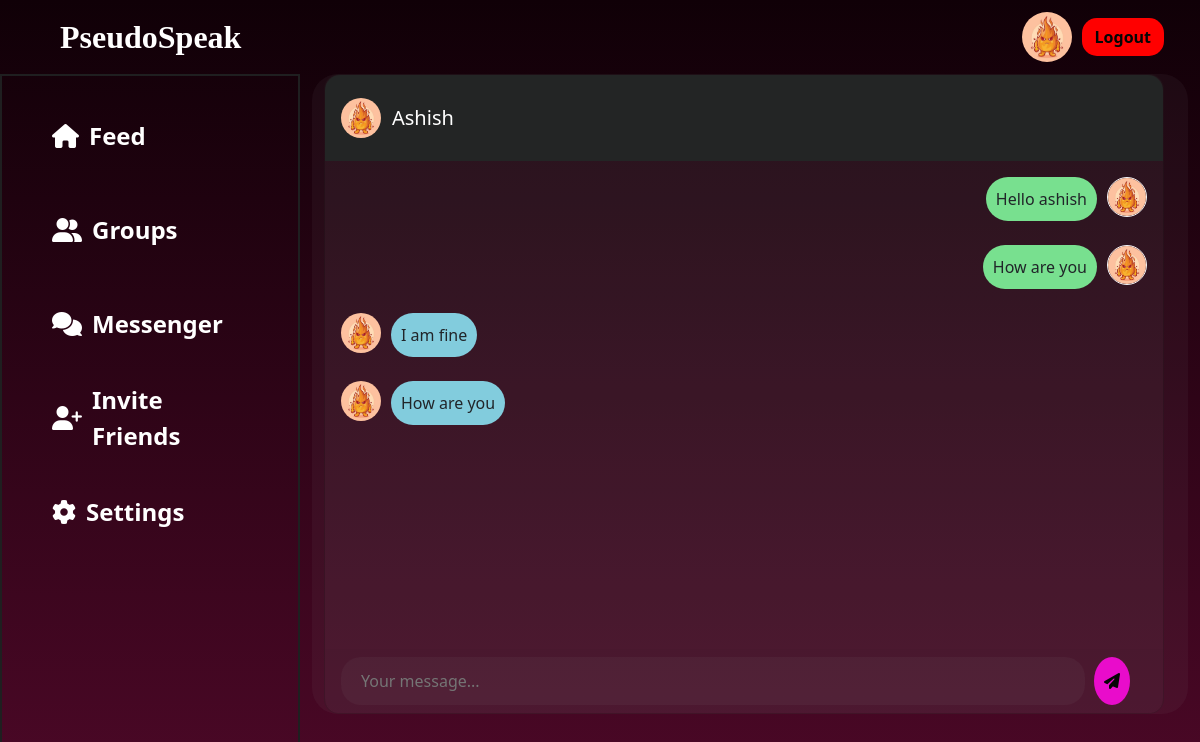
/messenger/24/ (signed in), run on the app's committed database.
### main/models.py (models this page shows, shortened)
class Profile(models.Model):
    user=models.OneToOneField(User,null=True,on_delete=models.CASCADE)
    blocked_user=models.ManyToManyField(User,related_name="block_users",blank=True)
    profile_img=models.ImageField(null=True,blank=True,upload_to='images/')
    bio=models.CharField(null=True,max_length=51)
    follow=models.ManyToManyField(User,related_name='follow',blank=True)
    following=models.ManyToManyField(User,related_name='following',blank=True)

### conversation/models.py (models this page shows, shortened)
class ConversationMessage(models.Model):
    conversation = models.ForeignKey(Conversation, related_name='messages', on_delete=models.CASCADE)
    content = models.TextField()
    created_at = models.DateTimeField(auto_now_add=True)
    created_by = models.ForeignKey(User, related_name='created_messages', on_delete=models.CASCADE)
    class Meta:
        ordering = ('created_at',)
    def decrypt_message(self):  # Replace with your actual secret key
        try:
            message_decrypted=f.decrypt(self.content)
            message_decoded=message_decrypted.decode('utf-8')
            return message_decoded
        except Exception as e:
            print(f"InvalidToken exception: {e.__cause__}")
            return "Invalid decryption token"

### main/views.py (the view)
# urls.py: path("messenger/<int:conversation_id>/",views.conversation,name='conversation')
@login_required(login_url="login_or_signup_view")
def conversation(request, conversation_id):
    conversation = Conversation.objects.filter(members=request.user).get(
        pk=conversation_id
    )
    conversation_message = ConversationMessage.objects.filter(conversation=conversation)
    return render(
        request,
        "conversation/conversation.html",
        {"conversation": conversation, "conversation_messages": conversation_message},
    )

### conversation/templates/conversation/conversation.html (shortened to what this page needs)
{% load static %}
<!DOCTYPE html>
<html lang="en">
  <head>
    <link
      href="https://cdn.jsdelivr.net/npm/bootstrap@5.3.1/dist/css/bootstrap.min.css"
      rel="stylesheet"
    />
    <link rel="stylesheet" href="{% static 'main/css/index.css' %}" />
  </head>
  <body>
    <nav class="navbar navbar-expand bg-body-tertiary">
      <div class="container-fluid">
        <a class="navbar-brand ms-5 nav-logo" href="{% url 'index' %}"
          >PseudoSpeak</a
        >
        <div class="collapse navbar-collapse" id="navbarSupportedContent">
          {% if user.is_authenticated %}
          <img
            id="profile_img_navbar"
            src="{{ user.profile.profile_img.url }}"
            alt=""
            style="
              width: 50px;
              height: 50px;
              border-radius: 50%;
              margin-right: 10px;
            "
          />
          <a href="{% url 'logout' %}" class="btn signbtn me-4">Logout</a>
          {% else %}
          <a href="{% url 'login_or_signup_view' %}" class="btn signbtn me-4"
            >Sign in</a
          >
          {% endif %}
        </div>
      </div>
    </nav>
    <div class="container-fluid">
      <div class="row content-1">
        <div class="col-3 content-1a res2 sidebar" id="sidebar">
          <ul>
            <li class="active">
              <i class="fa-solid fa-house"></i
              ><a href="{% url 'index' %}">Feed</a>
            </li>
            <li>
              <i class="fa-solid fa-user-group"></i
              ><a href="{% url 'rooms' name='recommended' %}">Groups</a>
            </li>
            <li>
              <i class="fa-solid fa-comments"></i
              ><a href="{% url 'messenger' %}">Messenger</a>
            </li>
            <li><i class="fa-solid fa-user-plus"></i>Invite Friends</li>
            <li>
              <i class="fa-solid fa-gear"></i
              ><a href="{% url 'settings' %}">Settings</a>
            </li>
          </ul>
        </div>
        <div class="col-9 chat-container">
          <div class="card">
            {% for m in conversation.members.all %}
            {% if m != request.user%}
            <div class="card-header msg_head">
              <div class="d-flex bd-highlight">
                <div class="img_cont">
                  <a href="{% url 'dashboard' profileId=m.username %}">
                  <img src="{{m.profile.profile_img.url}}" style="width: 40px" />
                </a>
                </div>
                <div class="user_info">
                  <span>{{m.username}}</span>
                </div>
              </div>
            </div>
            {% endif %}
          {% endfor %}
            <div class="card-body msg_card_body">
              {% for message in conversation_messages %}
                {% if message.created_by != request.user %}
              <div class="d-flex justify-content-start mb-4">
                <div class="img_cont_msg">
                  <img src="{{ message.created_by.profile.profile_img.url }}" />
                </div>
                <div class="msg_cotainer">{{ message.decrypt_message }}</div>
              </div>
              {% else %}
              <div class="d-flex justify-content-end mb-4">
                <div class="msg_cotainer_send">{{ message.decrypt_message }}</div>
                <div class="img_cont_msg">
                  <img
                    src="{{ message.created_by.profile.profile_img.url }}"
                    class="rounded-circle user_img_msg"
                  />
                </div>
              </div>
              {% endif %}
            {% endfor %}
            </div>
            <div class="card-footer">
              <div class="input-group">
                  <input
                    type="text"
                    class="message-input-1"
                    placeholder="Your message..."/>
                  <button class="msg-button-1"><i class="fa-solid fa-paper-plane"></i></button>
              </div>
            </div>
          </div>
        </div>
      </div>
    </div>
  </body>
</html>

### main/static/main/css/index.css (style rules this page uses)
body { background: linear-gradient(to bottom, #100007, #4c0827); color: white; overflow: hidden; }
.nav-logo { color: white; font-size: xx-large; font-weight: bolder; font-family: serif; }
.navbar.bg-body-tertiary { background-color: transparent !important; color: white; }
.signbtn { background-color: red; color: rgb(5, 5, 5); border-radius: 15px; font-family: "Segoe UI", Tahoma, Geneva, Verdana, sans-serif; font-weight: bold; }
.content-1 { height: 90vh; }
.content-1a { border: 2px solid #1f1f20; height: 90vh; }
.content-1a ul li { list-style: none; margin: 30px 18px; font-size: x-large; font-weight: 600; border-radius: 30px; padding-left: 20px; padding-top: 5px; height: 8vh; background: none; }
.content-1a ul { list-style-type: none; padding: 0; }
.content-1a li { display: flex; align-items: center; color: white; background-color: transparent; padding: 10px 15px; cursor: pointer; transition: background-color 0.2s ease; }
.content-1a i.fa-solid { font-size: 24px; margin-right: 10px; }
.content-1a li a { color: white; text-decoration: none; }
a { color: white; text-decoration: none; }

### conversation/templates/conversation/conversation.html (style rules this page uses)
.chat-container { width: 73%; background-color: hsla(0, 0%, 53%, 0.07); display: flex; flex-direction: column; align-items: flex-start; height: 80vh; overflow-y: auto; border-radius: 26px; position: fixed; right: 1vw; }
body { background-color: #1f1f20; color: #e90ccb; overflow-y: hidden; }
.nav-logo { color: rgba(233, 11, 233, 0.973); font-size: xx-large; font-weight: bolder; font-family: serif; }
.navbar.bg-body-tertiary { background-color: transparent !important; color: white; }
.signbtn { background-color: #e90ccb; color: rgb(5, 5, 5); border-radius: 15px; font-family: "Segoe UI", Tahoma, Geneva, Verdana, sans-serif; font-weight: bold; }
a { color: white; text-decoration: none; }
.content-1 { height: 90vh; }
.content-1a { border: 2px solid #1f1f20; height: 90vh; }
.content-1a ul li { list-style: none; margin: 30px 18px; font-size: x-large; font-weight: 600; border-radius: 30px; padding-left: 20px; padding-top: 5px; height: 8vh; background: none; }
.content-1a ul { list-style-type: none; padding: 0; }
.content-1a li { display: flex; align-items: center; color: rgba(233, 11, 233, 0.973); background-color: transparent; padding: 10px 15px; cursor: pointer; transition: background-color 0.2s ease; }
.content-1a i.fa-solid { font-size: 24px; margin-right: 10px; }
.content-1a li a { color: rgba(233, 11, 233, 0.973); text-decoration: none; }
.card { width: 70vw; background-color: hsla(0, 0%, 53%, 0.07); height: 80vh; border-radius: 15px; }
.user_info { margin-top: auto; margin-bottom: auto; margin-left: 15px; }
.user_info span { font-size: 20px; color: white; margin-left: -2vw; }
.msg_head { position: relative; }
.img_cont { position: relative; height: 70px; width: 60px; display:flex; align-items:center; }
.msg_card_body { overflow-y: auto; }
.card-header { border-radius: 15px 15px 0 0 !important; border-bottom: 0 !important; background:#232525; }
.card-footer { border-radius: 0 0 15px 15px !important; border-top: 0 !important; }
.user_img_msg { height: 40px; width: 40px; border: 1.5px solid #f5f6fa; }
.img_cont_msg { height: 40px; width: 40px; }
.msg_cotainer { margin-top: auto; margin-bottom: auto; margin-left: 10px; border-radius: 25px; background-color: #82ccdd; padding: 10px; position: relative; }
.msg_cotainer_send { margin-top: auto; margin-bottom: auto; margin-right: 10px; border-radius: 25px; background-color: #78e08f; padding: 10px; position: relative; }
.message-input-1 { width: 62vw; height: 6vh; border: none; outline: none; color: white; border-radius:20px !important; background: hsla(0, 0%, 53%, 0.07); margin-right:10px; padding-left:20px; }
.msg-button-1 { background-color: #e90ccb; border: none; color: rgb(5, 5, 5); width: 3vw; border-radius: 50% !important; }
img { width: 40px; border-radius: 50%; }

### data on the page
ConversationMessage: decrypt_message "Hello ashish", created_by.profile.profile_img (picture)
ConversationMessage: decrypt_message "How are you", created_by.profile.profile_img (picture)
ConversationMessage: created_by.profile.profile_img (picture), decrypt_message "I am fine"
ConversationMessage: created_by.profile.profile_img (picture), decrypt_message "How are you"

### other printed values
{{ m.username }} "Ashish"
